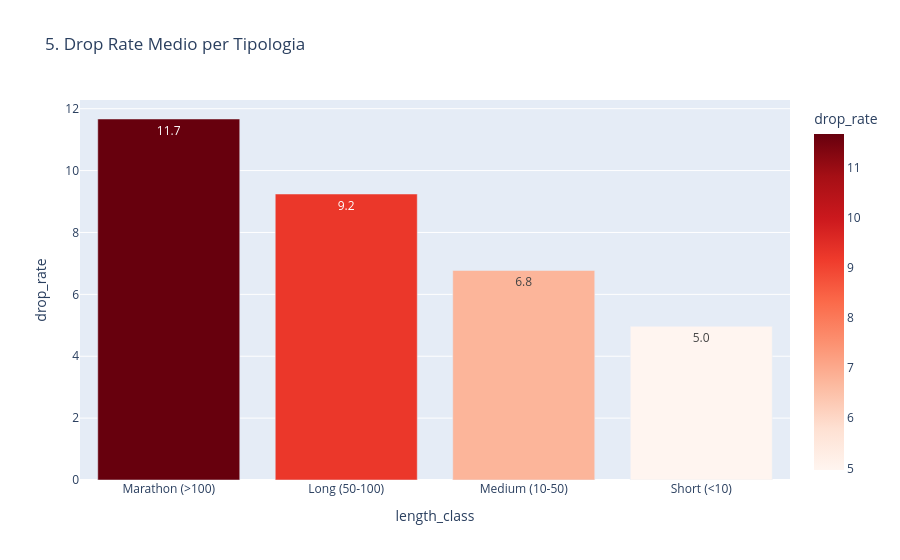

Notebook code for this chart:
### Code cell
# 5. Barplot Categorico (Il Rischio per Classe)
risk_df = df_clean.groupby('length_class')['drop_rate'].mean().reset_index()
# Ordiniamo le categorie logicamente
order = ['Sprint (1-13)', 'Medium (14-26)', 'Long (27-100)', 'Marathon (>100)']

fig5 = px.bar(risk_df, x='length_class', y='drop_rate', category_orders={'length_class': order},
             title='5. Drop Rate Medio per Tipologia',
             color='drop_rate', color_continuous_scale='Reds',
             text_auto='.1f')
fig5.show()

### Figure 1 — Plotly figure (JSON) as saved in the notebook; plotly's stock layout.template omitted (floating-point values rounded to 4 significant figures)
{"data": [{"hovertemplate": "length_class=%{x}<br>drop_rate=%{marker.color}<extra></extra>", "legendgroup": "", "marker": {"color": [9.243, 11.67, 6.772, 4.968], "coloraxis": "coloraxis", "pattern": {"shape": ""}}, "name": "", "orientation": "v", "showlegend": false, "textposition": "auto", "texttemplate": "%{y:.1f}", "type": "bar", "x": ["Long (50-100)", "Marathon (>100)", "Medium (10-50)", "Short (<10)"], "xaxis": "x", "y": [9.243, 11.67, 6.772, 4.968], "yaxis": "y"}], "layout": {"barmode": "relative", "coloraxis": {"colorbar": {"title": {"text": "drop_rate"}}, "colorscale": [[0, "rgb(255,245,240)"], [0.125, "rgb(254,224,210)"], [0.25, "rgb(252,187,161)"], [0.375, "rgb(252,146,114)"], [0.5, "rgb(251,106,74)"], [0.625, "rgb(239,59,44)"], [0.75, "rgb(203,24,29)"], [0.875, "rgb(165,15,21)"], [1, "rgb(103,0,13)"]]}, "legend": {"tracegroupgap": 0}, "title": {"text": "5. Drop Rate Medio per Tipologia"}, "xaxis": {"anchor": "y", "categoryarray": ["Sprint (1-13)", "Medium (14-26)", "Long (27-100)", "Marathon (>100)"], "categoryorder": "array", "domain": [0, 1], "title": {"text": "length_class"}}, "yaxis": {"anchor": "x", "domain": [0, 1], "title": {"text": "drop_rate"}}}}
